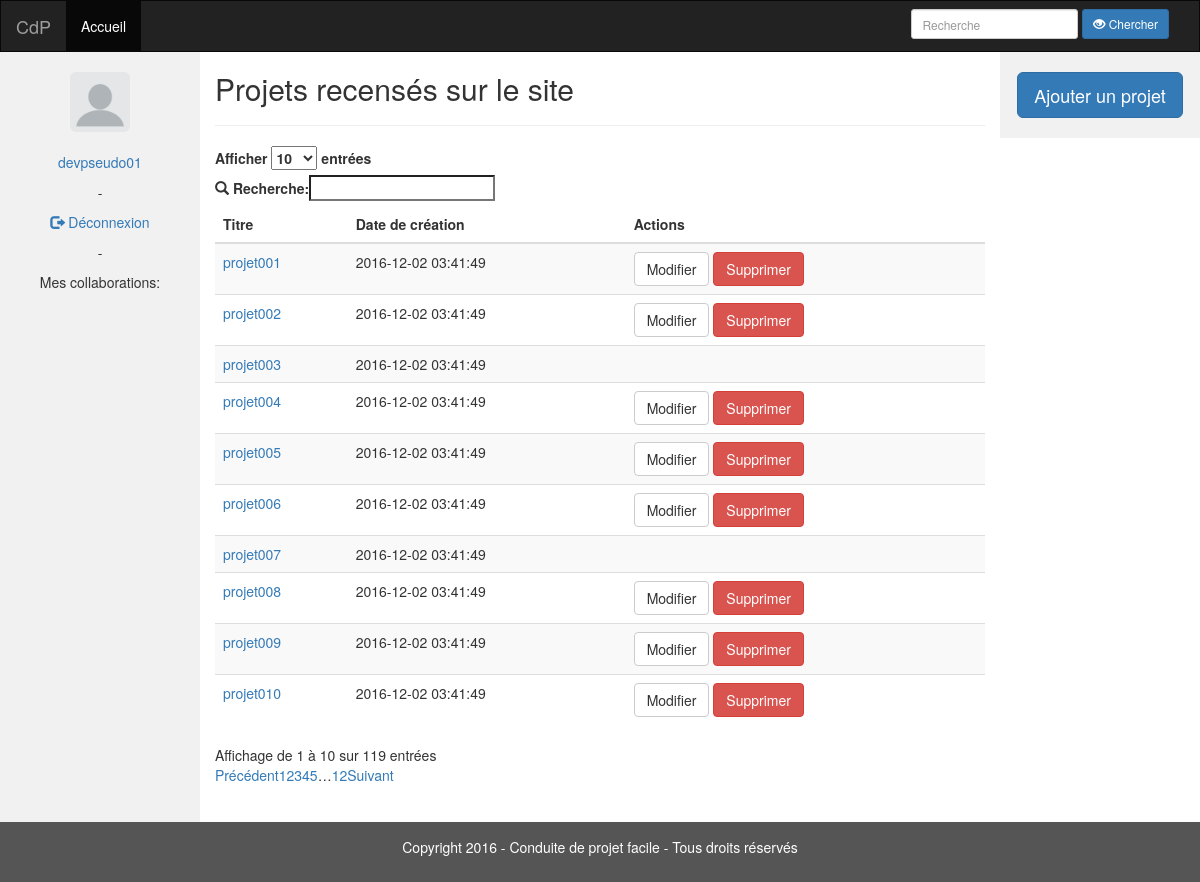
Page /listeProjets.php (signed in) on the committed database.
### tables this page shows
CREATE TABLE `projet` (
  `PRO_id` int(11) NOT NULL,
  `PRO_nom` varchar(255) NOT NULL,
  `PRO_client` varchar(255) NOT NULL,
  `PRO_description` text NOT NULL,
  `PRO_dateCreation` datetime NOT NULL,
  `DEV_idProductOwner` int(11) NOT NULL,
  `DEV_idScrumMaster` int(11) NOT NULL
);

### web/requetes.php (called while the page is built, shortened)
<?php
class Requetes {
  private $conn;
    public function __construct($servername, $username, $password, $dbname) {
        $this->conn = new mysqli($servername, $username, $password, $dbname);
    }
    public function estMembreProjet($id_projet, $id_dev) {
				return $this->estDeveloppeurProjet($id_projet, $id_dev) ||
							$this->estScrumMaster($id_dev, $id_projet) ||
							$this->estProductOwner($id_dev, $id_projet);
    }
    public function estDeveloppeurProjet($id_projet, $id_dev) {
        $sql = "SELECT * FROM inter_dev_projet
                WHERE PRO_id = ".$id_projet." AND DEV_id = ".$id_dev.";";
        if (!$result = $this->conn->query($sql)) {
            printf("<b style=\"color:red;\">Message d'erreur: %s</b><br>\n", $this->conn->error);
            return NULL;
        }
        $row = $result->fetch_assoc();
        return false;
    }
    public function estScrumMaster($id_dev, $id_pro) {
        $sql = "SELECT * FROM projet
                WHERE PRO_id=".$id_pro." AND DEV_idScrumMaster=".$id_dev.";";
        if (!$result = $this->conn->query($sql)) {
            printf("<b style=\"color:red;\">Message d'erreur: %s</b><br>\n", $this->conn->error);
            return NULL;
        }
        if ($result->num_rows == 1)
            return true;
        else
            return false;
    }
    public function estProductOwner($id_dev, $id_pro) {
      $sql = "SELECT * FROM projet
              WHERE PRO_id=".$id_pro." AND DEV_idProductOwner=".$id_dev.";";
      if (!$result = $this->conn->query($sql)) {
          printf("<b style=\"color:red;\">Message d'erreur: %s</b><br>\n", $this->conn->error);
          return NULL;
      }
      if ($result->num_rows == 1)
          return true;
      else
          return false;
    }
    public function listeProjets($id_premiere_ligne = 0, $nb_projets_par_pages = 200000) {
        $sql = "SELECT * FROM projet
                ORDER BY PRO_dateCreation ASC
                LIMIT ".$id_premiere_ligne.", ".$nb_projets_par_pages.";";
        if (!$result = $this->conn->query($sql)) {
            printf("<b style=\"color:red;\">Message d'erreur: %s</b><br>\n", $this->conn->error);
            return NULL;
        }
        return $result;
    }
}
?>

### web/listeProjets.php (the view, shortened to what this page needs)
<?php
require_once("../web/config.php");
$s->suppressionCookies();
$s->head("Liste des Projets");
$s->header($db);
$s->nav($db);
?>
          <article>
            <div class="col-sm-8 text-left">
              <h2>Projets recensés sur le site</h2>
              <hr>
              <table id="tableProjet" class="table table-striped table-hover">
                <thead>
                  <tr>
                    <th>Titre</th>
                    <th>Date de création</th>
<?php
if (isset($_SESSION["session"])) {
?>
                    <th>Actions</th>
<?php
}
?>
                  </tr>
                </thead>
                <tbody>
<?php
$result = $db->listeProjets();
while ($row = $result->fetch_assoc()) {
?>
                  <tr>
                    <td>
                      <a href="#" onclick=<?php echo 'document.getElementById("lien_projet'.$row["PRO_id"].'").submit()' ;?>>
                        <?php echo $row["PRO_nom"]."\n"; ?>
                      </a>
                    </td>
                    <td><?php echo $row["PRO_dateCreation"]; ?></td>
<?php
  if (isset($_SESSION["session"])) {
?>
                    <td>
<?php
    if ($db->estMembreProjet($row["PRO_id"], $_SESSION["id_co"])) {
?>
                      <form style="display: inline;" action="../web/formulaireProjet.php" method="post">
                        <input class="btn btn-default" type="submit" value="Modifier"/>
                      </form>
                        <form style="display: inline;" action="projet.php" method="post">
                        <input class="btn btn-danger" type="submit" value="Supprimer"/>
                      </form>
<?php
    }
?>
                    </td>
<?php
  }
?>
                  </tr>
<?php
}
?>
                </tbody>
              </table>
            </div>
          </article>
          <aside>
<?php
if (isset($_SESSION["session"])) {
?>
            <div class="col-sm-2 sidenav">
              <form style="display: inline;" action="formulaireProjet.php" method="post">
                <input class="btn btn-primary btn-lg" type="submit" value="Ajouter un projet"/>
              </form>
            </div>
<?php
}
?>
          </aside>
<?php $s->footer(); ?>

### web/structure.php (shortened to what this page needs)
<?php
class Structure {
  public function head($titrePage) {
?>
<!doctype html>
<html>
  <head>
    <link rel="stylesheet" href="https://maxcdn.bootstrapcdn.com/bootstrap/3.3.7/css/bootstrap.min.css">
    <link rel="stylesheet" href="https://cdn.datatables.net/1.10.12/css/dataTables.bootstrap.min.css">
    <link rel="stylesheet" type="text/css" href="../web/css/style.css">
  </head>
<?php
  }
  public function header($db) {
?>
  <body>
    <header>
      <nav class="navbar navbar-inverse">
        <div class="container-fluid">
          <div class="navbar-header">
            <a class="navbar-brand" href="cdp.php">CdP</a>
          </div>
          <div class="collapse navbar-collapse" id="myNavbar">
            <ul class="nav navbar-nav">
              <li class="active"><a href="../web/listeProjets.php">Accueil</a></li>
            </ul>
            <form class="navbar-form navbar-right inline-form">
              <div class="form-group">
                <input type="search" class="input-sm form-control" placeholder="Recherche">
                <button type="submit" class="btn btn-primary btn-sm"><span class="glyphicon glyphicon-eye-open"></span> Chercher</button>
              </div>
            </form>
          </div>
        </div>
      </nav>
    </header>
    <section>
      <div class="container-fluid text-center">
        <div class="row content">
<?php
  }
  public function nav($db) {
?>
          <nav>
            <div class="col-sm-2 sidenav">
<?php
    if (isset($_SESSION["session"])) {
      if (empty($_SESSION["image_co"])) {
?>
              <p>
                <img src="../web/img/avatar-default.jpg" alt="Avatar" height="60" width="60" class="img-rounded"/>
                <br>
                <br>
<?php
      }
?>
                <a href="profil.php"><?php echo $_SESSION["pseudo_co"]; ?></a>
              </p>
              <p> - </p>
              <p>
                <a href="../web/deconnexion.php"><span class="glyphicon glyphicon-log-out"></span> Déconnexion</a>
              </p>
              <p> - </p>
              <p>Mes collaborations:</p>
              <div class="scroll">
              </div>
<?php
   }
?>
            </div>
          </nav>
<?php
  }
  public function footer() {
?>
        </div>
      </div>
    </section>
    <footer class="container-fluid text-center">
      <p>Copyright 2016 - Conduite de projet facile - Tous droits réservés</p>
    </footer>
  </body>
</html>
<?php
  }
}
?>

### web/css/style.css (style rules this page uses)
.navbar { margin-bottom: 0px; border-radius: 0px; }
.row.content { height: 450px; }
.sidenav { padding-top: 20px; padding-bottom: 20px; background-color: #f1f1f1; height: 100%; }
footer { background-color: #555; color: white; padding: 15px; }
.inline-form input { display: inline-block; width: 100px; }
div.scroll { height: 500px; overflow-y: auto; }

### rows in the picture
projet: PRO_nom "projet001", PRO_dateCreation "2016-12-02 03:41:49"
projet: PRO_nom "projet002", PRO_dateCreation "2016-12-02 03:41:49"
projet: PRO_nom "projet003", PRO_dateCreation "2016-12-02 03:41:49"
projet: PRO_nom "projet004", PRO_dateCreation "2016-12-02 03:41:49"
projet: PRO_nom "projet005", PRO_dateCreation "2016-12-02 03:41:49"
projet: PRO_nom "projet006", PRO_dateCreation "2016-12-02 03:41:49"
projet: PRO_nom "projet007", PRO_dateCreation "2016-12-02 03:41:49"
projet: PRO_nom "projet008", PRO_dateCreation "2016-12-02 03:41:49"
projet: PRO_nom "projet009", PRO_dateCreation "2016-12-02 03:41:49"
projet: PRO_nom "projet010", PRO_dateCreation "2016-12-02 03:41:49"

### other values in the picture
$_SESSION["pseudo_co"] "devpseudo01"
